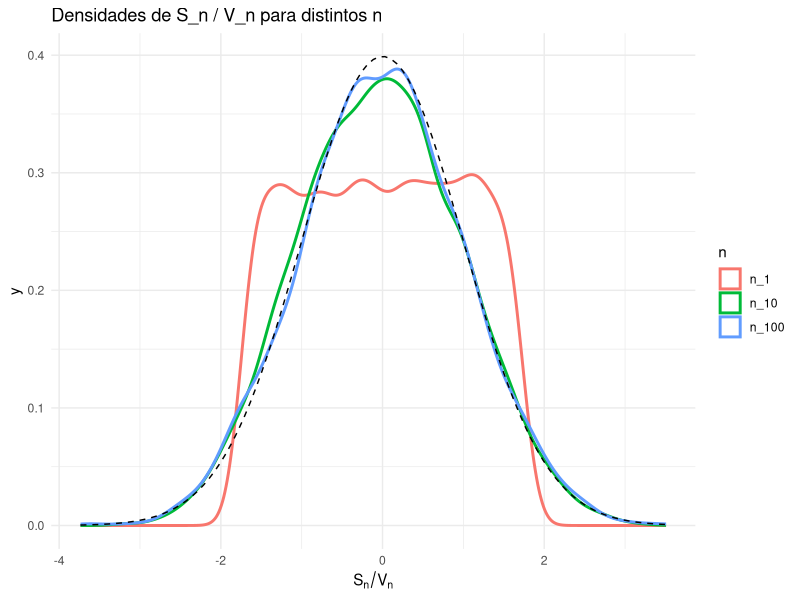

Write the R code that produced this figure.
# Carga de paquetes
library(ggplot2)
library(tidyr)

# Parámetros y semilla para reproducibilidad
set.seed(123)
M <- 5000                     # número de réplicas
mu <- 1/2 
sigma2 <- 1/12
n_vals <- c(1, 10, 100)        # distintos n
eps <- 1                       # ε para la condición de Lindeberg

# Obtenemos las distintas constantes
max_n <- max(n_vals)
C <- sample(1:10000, max_n, replace = TRUE)

# Función que simula las M réplicas de Sn/Vn para tamaño n
muestras <- function(n) {
  sapply(1:M, function(i) {
    X <- runif(n) - mu
    Sn <- sum(X * C[1:n])
    Vn <- sqrt(sum(C[1:n]^2)) * sqrt(sigma2)
    Sn / Vn
  })
}

# Simulaciones para cada n
sim_list <- lapply(n_vals, muestras)
names(sim_list) <- paste0("n_", n_vals)

# Dataframe para graficar
df_sim <- as.data.frame(sim_list) |>
  pivot_longer(everything(), names_to = "n", values_to = "value")


ggplot(df_sim, aes(x = value, color = n)) +
  geom_density(size = 1) +
  stat_function(fun = dnorm,
                args = list(mean = 0, sd = 1),
                color = "black", linetype = "dashed") + #Agregamos la normal
  labs(title = "Densidades de S_n / V_n para distintos n",
       x = expression(S[n]/V[n]),
       color = "n") +
  theme_minimal()
